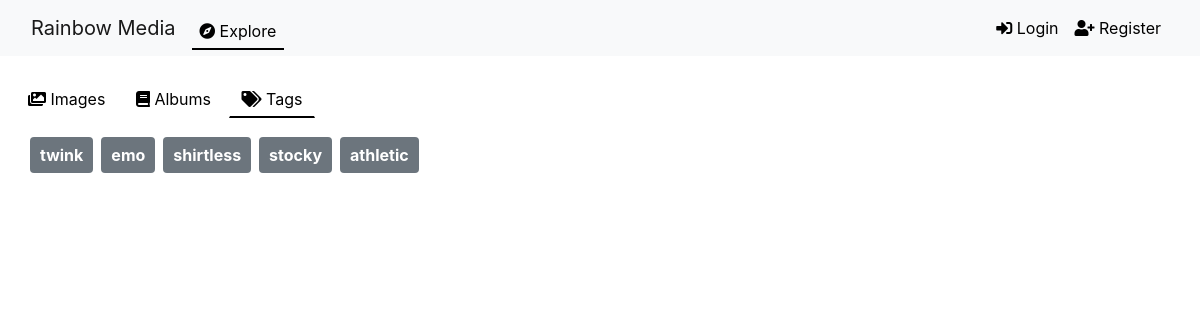
Page /explore/tags/ on the earlier database version.
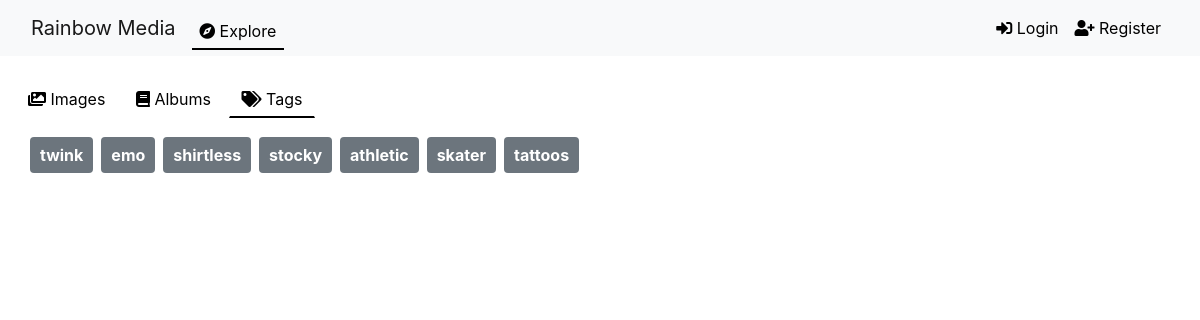
Same page on the later database version.
### gallery/models.py (models this page shows, shortened)
class Tag(models.Model):
    name = models.CharField(max_length=50, unique=True)
    moderation_status = models.CharField(
        max_length=10,
        choices=ModerationStatus.choices,
        default=ModerationStatus.PENDING,
    )

### gallery/views.py (the view)
# urls.py: path('explore/tags/', views.tags_view, name='tags'),
def tags_view(request):
    tags = Tag.objects.all()
    return render(request, 'gallery/tags.html', {'tags': tags})

### gallery/templatetags/custom_filters.py (called while the page is built)
@register.filter
def startswith(value, arg):
    return value.startswith(arg)

### gallery/templates/gallery/tags.html (shortened to what this page needs)
{% extends "base.html" %}
{% load static %}
{% load custom_filters %}
{% block content %}
{% include "components/filterbar.html" %}
<div class="container mt-4">
    <div class="container mt-4">
        <div class="d-flex flex-wrap">
            {% for tag in tags %}
            <div class="mr-2 mb-2">
                <a href="{% url 'tagged_images' tag.id %}" class="badge badge-secondary" style="font-size: 1em; padding: 10px;">
                    {{ tag.name }}
                </a>
            </div>
            {% endfor %}
        </div>
    </div>
</div>
{% endblock %}

### gallery/templates/components/base.html (shortened to what this page needs)
<!DOCTYPE html>
<html lang="en">
<head>
    <link href="https://stackpath.bootstrapcdn.com/bootstrap/4.5.2/css/bootstrap.min.css" rel="stylesheet">
    <link href="https://cdnjs.cloudflare.com/ajax/libs/font-awesome/5.15.3/css/all.min.css" rel="stylesheet">
</head>
<body>
    {% include 'components/navbar.html' %}
        {% block content %}{% endblock %}
</body>
</html>

### gallery/templates/components/navbar.html (shortened to what this page needs)
{% load static %}
{% load custom_filters %}
<nav class="navbar navbar-expand-lg navbar-light bg-light">
    <div class="container-fluid">
    <a class="navbar-brand" href="#">Rainbow Media</a>
    <div class="collapse navbar-collapse" id="navbarNav">
        <ul class="navbar-nav">
            <li class="nav-item">
                <a class="nav-link {% if request.path|startswith:'/explore/' %}active{% endif %}" href="{% url 'gallery' %}">
                    <i class="fas fa-compass"></i> Explore
                </a>
            </li>
        </ul>
        <ul class="navbar-nav ml-auto">
            {% if user.is_authenticated %}
                <li class="nav-item">
                    <form id="logout-form" method="post" action="{% url 'logout' %}" style="display: none;">
                        {% csrf_token %}
                    </form>
                <a class="nav-link" href="#" onclick="event.preventDefault(); document.getElementById('logout-form').submit();">
                        <i class="fas fa-sign-out-alt"></i> Logout
                    </a>
                </li>
            {% else %}
            <li class="nav-item">
                <a class="nav-link" href="{% url 'login' %}">
                    <i class="fas fa-sign-in-alt"></i> Login
                </a>
            </li>
            <li class="nav-item">
                <a class="nav-link" href="{% url 'register' %}">
                    <i class="fas fa-user-plus"></i> Register
                </a>
            </li>
            {% endif %}
        </ul>
    </div>
</div>
</nav>

### gallery/templates/components/filterbar.html (shortened to what this page needs)
{% load custom_filters %}
<div class="container mt-4">
    <div class="d-flex justify-content-between mb-3">
        <div class="filter-links">
            <a href="{% url 'gallery' %}" class="btn btn-link {% if request.path|startswith:'/explore/media/' %}active{% endif %}">
                <i class="fas fa-images"></i> Images
            </a>
            <a href="{% url 'albums' %}" class="btn btn-link {% if request.path|startswith:'/explore/albums/' %}active{% endif %}">
                <i class="fas fa-book"></i> Albums
            </a>
            <a href="{% url 'tags' %}" class="btn btn-link {% if request.path|startswith:'/explore/tags/' %}active{% endif %}">
                <i class="fas fa-tags"></i> Tags
            </a>
        </div>
    </div>
</div>

### gallery/templates/components/base.html (style rules this page uses)
.container { max-width: 1600px; }
.filter-links a { font-size: medium; color: black; text-decoration: none; border-bottom: 2px solid transparent; padding-bottom: 0; }
.btn-link.active { border-bottom: 2px solid; padding-bottom: 5px; margin-bottom: -5px; border-radius: 0; }
.navbar-nav .nav-link { color: black !important; }
.navbar-nav .nav-link.active { border-bottom: 2px solid; padding-bottom: 5px; margin-bottom: -5px; border-radius: 0; }

Differences in the rows shown:
added Tag: name "skater"
added Tag: name "tattoos"
